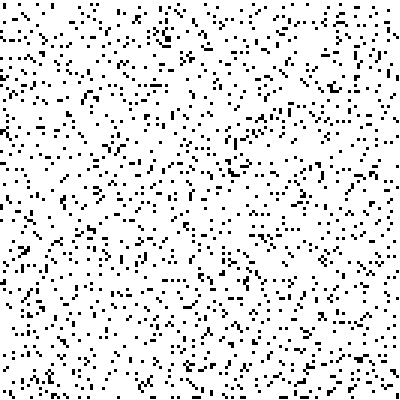
Frame 1 (no input)
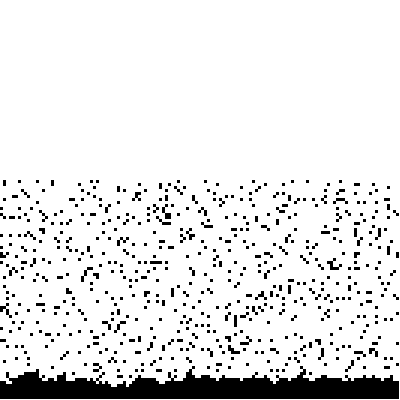
Frame 60 (the mouse pressed at the canvas centre just before this capture)
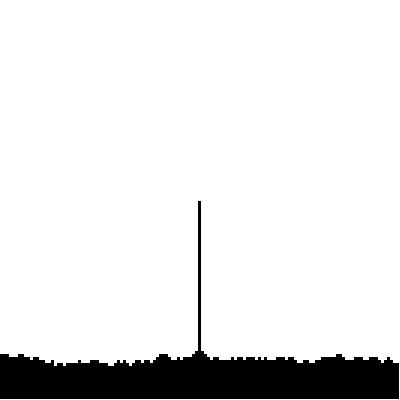
Frame 120 (the mouse held since frame 60 and released just before this capture)

The Processing sketch that drew these frames (run headless with seeded random() and noise(); from frame 60 on, the mouse is pressed at the canvas centre):

// Processing sketch: sand_sim
// ── sand_sim.pde
Cell[][] particles;
int size = 3;
void setup() {  
  noStroke();
  fill(0);
  size(400, 400);
  particles = new Cell[ceil(width/size)][ceil(height/size)];
  for (int i = 0; i < particles.length; i++) {
    for (int j = 0; j < particles[0].length; j++) {
      if (random(1)>0.1) {
        particles[i][j] = new Cell(false, false);
      } else {
        particles[i][j] = new Cell(true, true);
      }
    }
  }
  
}
void draw() {
  background(255);
  noStroke();
  if (mousePressed){
    particles[round(mouseX/size)][round(mouseY/size)] = new Cell(true,true);
  }
  for (int i = 0; i < particles.length; i++) {
    for (int j = particles[0].length-1; j > -1; j--) {
      Cell c = particles[i][j];
      if ((c.state == true)&&(c.active == true)) {
        if (j == particles[0].length-1) {
          c.active = false;
        } else {

          if (particles[i][j+1].state == false) {
            particles[i][j+1].state = true;
            particles[i][j+1].active = true;
            particles[i][j].state = false;
            particles[i][j].active = false;
          } else if (i - 1 > -1&&particles[i-1][j+1].state == false) {

            particles[i-1][j+1].state = true;
            particles[i-1][j+1].active = true;
            particles[i][j].state = false;
            particles[i][j].active = false;
          } else if (i + 1 < particles.length&&particles[i+1][j+1].state == false) {
            particles[i+1][j+1].state = true;
            particles[i+1][j+1].active = true;
            particles[i][j].state = false;
            particles[i][j].active = false;
          } else {
            c.active = false;
          }
        }
      }
    }
  }
  for (int i = 0; i < particles.length; i++) {
    for (int j = particles[0].length-1; j > -1; j--) {
      if (particles[i][j].state == true) {
        
        rect(i*size, j*size, size, size);
      }
    }
  }
}

// ── Cell.pde
class Cell {

  boolean state;

  boolean active;
  Cell(boolean state_, boolean active_) {
    this.state = state_; 
    //if false, means it is empty.
    //if true, means it is a sand particle.
    this.active = active_;

  }
}
